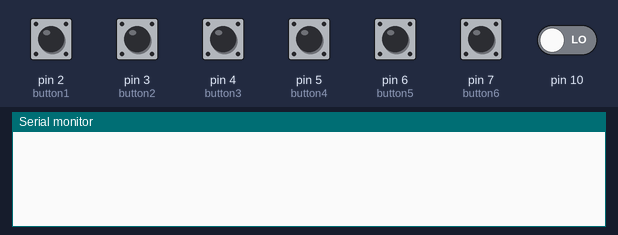
Simulated run of this sketch. Board: Arduino Uno, built with avr-gcc and run on an emulated ATmega328P. Shown: the last lines printed to the serial monitor. The test bench sets the inputs (shaded band); at power-on: pin 2 (button1), pin 3 (button2), pin 4 (button3), pin 5 (button4), pin 6 (button5), pin 7 (button6) HIGH, pin 10 LOW.

Above: at 1.2 s.
1.3 s: pin 2 (button1) pulled LOW for 1 s
At 3.3 s:
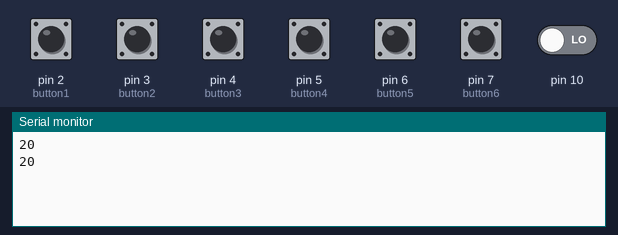
4.0 s: pin 3 (button2) pulled LOW for 0.15 s
At 5.3 s:
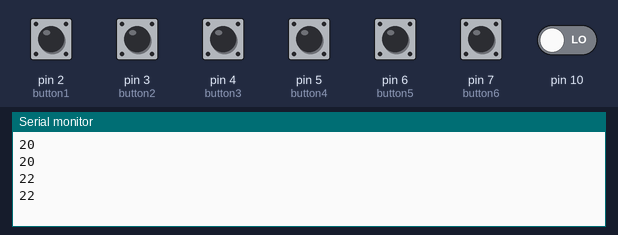
5.6 s: pin 4 (button3) pulled LOW for 1 s
At 7.1 s:
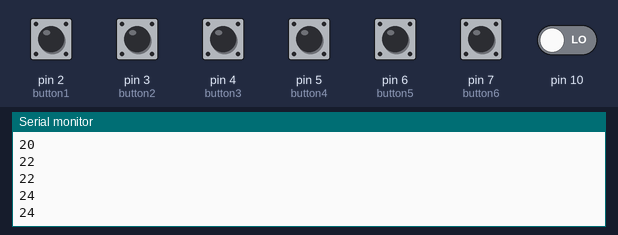
8.1 s: pin 5 (button4) pulled LOW for 1 s
At 10.3 s:
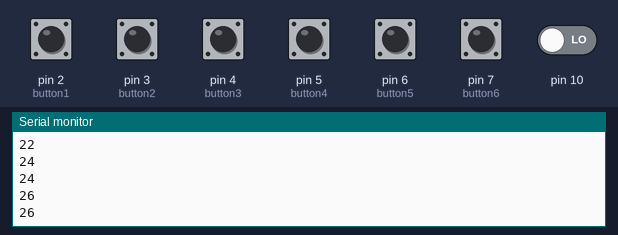
10.6 s: pin 6 (button5) pulled LOW for 1 s
At 12.1 s:
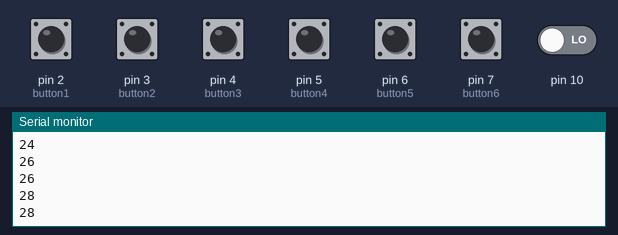
13.1 s: pin 7 (button6) pulled LOW for 1 s
At 15.3 s:
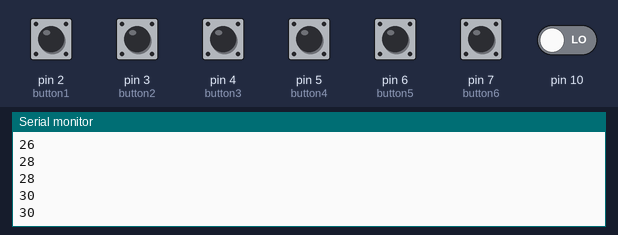
Timing chart, 0 to 16.6 s (numbered marks = the images above; inputs shaded):
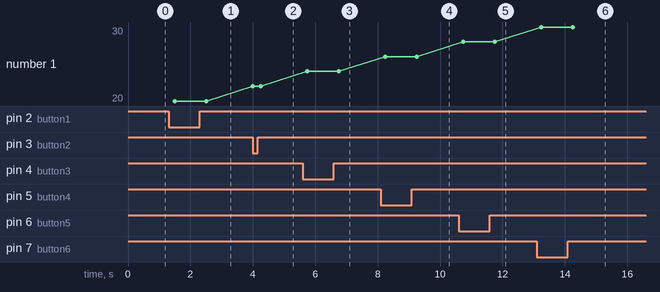

Measured:
- after the input at 1.3 s, the serial monitor: prints a new line after 0.20 s (image 1)
- after the input at 4.0 s, the serial monitor: prints a new line at once (image 2)
- after the input at 5.6 s, the serial monitor: prints a new line after 0.15 s (image 3)
- after the input at 8.1 s, the serial monitor: prints a new line after 0.15 s (image 4)
- after the input at 10.6 s, the serial monitor: prints a new line after 0.15 s (image 5)
- after the input at 13.1 s, the serial monitor: prints a new line after 0.15 s (image 6)
- plotted number 1: 20 → 22 after the input at 4.0 s, 22 → 24 after the input at 5.6 s, 24 → 26 after the input at 8.1 s, 26 → 28 after the input at 10.6 s, 28 → 30 after the input at 13.1 s

The sketch:

SpeedSensor.ino
```cpp
#include <Button.h>


Button button1(2);
Button button2(3);
Button button3(4);
Button button4(5);
Button button5(6);
Button button6(7);


unsigned long start_time = 0;
unsigned long end_time = 0;
int steps = 0;
int steps_old = 0;
int temp = 0;


int speedState = 0;
int lastSpeedState = 0;


void setup()
{
  Serial.begin(256000);
  button1.begin();
  button2.begin();
  button3.begin();
  button4.begin();
  button5.begin();
  button6.begin();

  pinMode(10, INPUT);
}

void loop(){


  long start = millis();
  start_time = millis();
  end_time = start_time + 250;
  while (millis() < end_time)
  {
    if (digitalRead(10))
    {
      steps = steps + 1;
      ;
    }

  }
  temp = steps - steps_old;
  steps_old = steps;

  if (temp >= 1) {
    speedState = 1;

  } else {
    speedState = 0;
  }

  if (speedState != lastSpeedState) {

    if (speedState == HIGH) {
      Serial.println(40);
    } else {
      Serial.println(42);
    }
  }


  lastSpeedState = speedState;

  if (temp >= 1) {
    if (button1.pressed())
    Serial.println(21);

  if (button1.released())
    Serial.println(20);

  if (button2.pressed())
    Serial.println(23);

  if (button2.released())
    Serial.println(22);

  if (button3.pressed())
    Serial.println(25);

  if (button3.released())
    Serial.println(24);

  if (button4.pressed())
    Serial.println(27);

  if (button4.released())
    Serial.println(26);

  if (button5.pressed())
    Serial.println(29);

  if (button5.released())
    Serial.println(28);

  if (button6.pressed())
    Serial.println(31);

  if (button6.released())
    Serial.println(30);

  }

  if (temp < 1) {
    if (button1.pressed())
    Serial.println(20);

  if (button1.released())
    Serial.println(20);

  if (button2.pressed())
    Serial.println(22);

  if (button2.released())
    Serial.println(22);

  if (button3.pressed())
    Serial.println(24);

  if (button3.released())
    Serial.println(24);

  if (button4.pressed())
    Serial.println(26);

  if (button4.released())
    Serial.println(26);

  if (button5.pressed())
    Serial.println(28);

  if (button5.released())
    Serial.println(28);

  if (button6.pressed())
    Serial.println(30);

  if (button6.released())
    Serial.println(30);

  }


}
```
